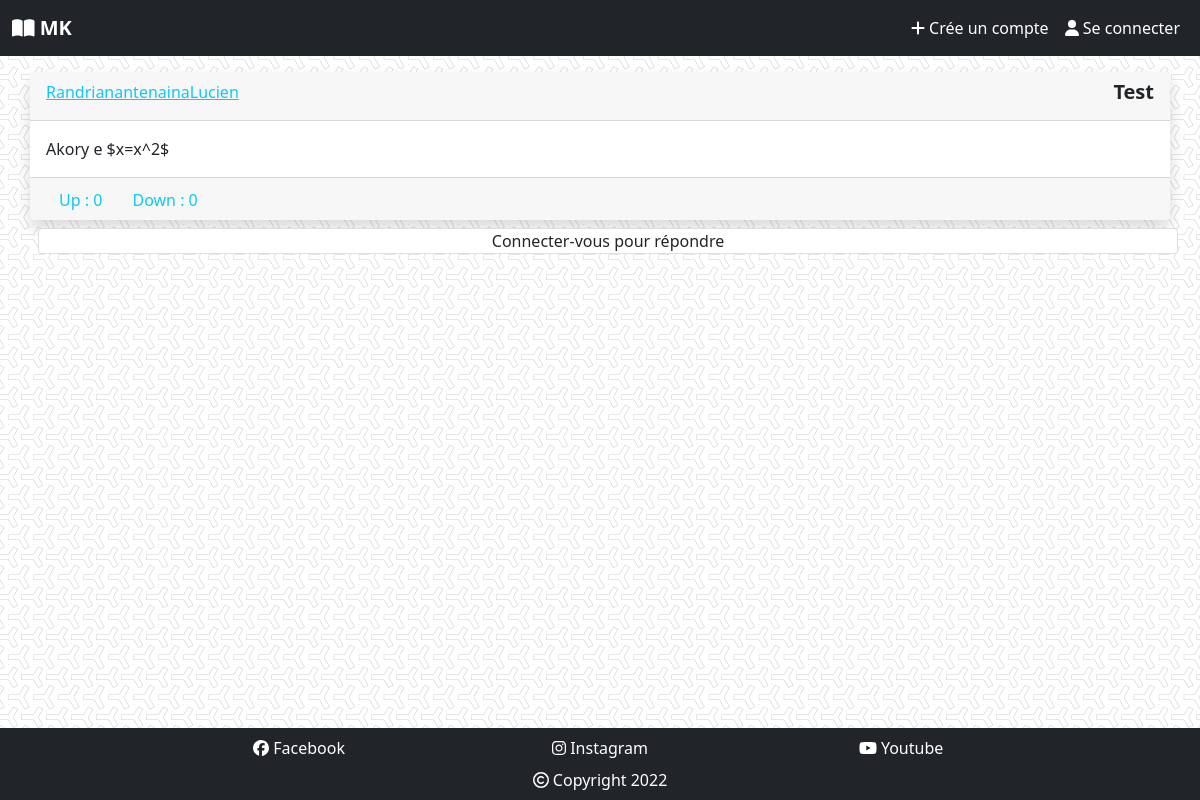
Page /forum/read/2/ on the earlier database version.
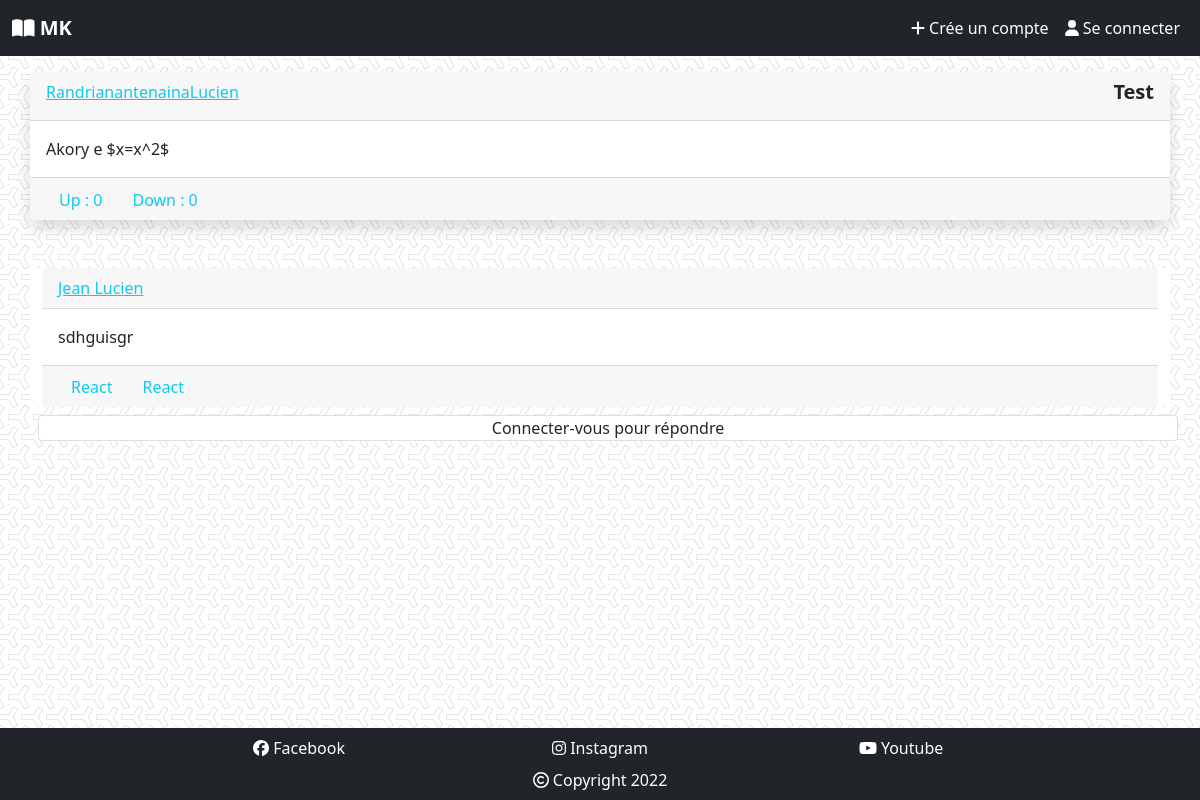
Same page on the later database version.
### forum/models.py (models this page shows, shortened)
class Post(models.Model):
    titlePost = models.CharField(max_length=50, blank=False)
    contentPost = models.TextField(blank=False)
    authorPost = models.ForeignKey(User, on_delete=models.CASCADE)
    datePost = models.DateTimeField(auto_now=True)
    lastModificationPost = models.DateTimeField(auto_now=True)

class PostComment(models.Model):
    contentComment = models.TextField(max_length=1000, blank=False)
    commentPost = models.ForeignKey(Post, on_delete=models.CASCADE)
    commentAuthor = models.ForeignKey(User, on_delete=models.CASCADE)

### forum/views.py (the view)
# urls.py: path('read/<int:pk>/', views.ReadPost.as_view(), name='read'),  # READ
class ReadPost(DetailView):
    model = Post
    context_object_name = "Post"
    template_name = "forum/post_read.html"
    def get_context_data(self, **kwargs):
        context = super().get_context_data(**kwargs)
        Reaction = {'up': context['Post'].reaction_set.filter(up=1).count(
        ), 'down': context['Post'].reaction_set.filter(down=1).count()}
        context['Reaction'] = Reaction
        return context

### templates/forum/post_read.html (shortened to what this page needs)
{% extends 'base.html' %} {% load static%}
{% block corps%}
<div class="card border-0 shadow p-0">
    <div class="card-header d-flex justify-content-between">
        <a href="" class="text-info d-block">{% if Post.authorPost.first_name != "" %}{{Post.authorPost.first_name}}{{Post.authorPost.last_name | truncatewords:3}}{% else %}{{Post.authorPost}}{% endif %} </a>
        <h5 class="text-center fw-bold card-titre">{{ Post.titlePost }}</h5>
    </div>
    <div class="card-body">{{Post.contentPost}}</div>
    <div class="card-footer d-flex justify-content-between">
        <div>
            <a
            href="{% url 'forum_app:reaction' pk=Post.pk reactionType='up' %}"
            class="btn card-link-read-post text-info text-decoration-none d-inline text-center"
            >Up : {{ Reaction.up }}</a
        >
        <a
            href="{% url 'forum_app:reaction' pk=Post.pk reactionType='down' %}"
            class="btn card-link-read-post text-info text-decoration-none d-inline text-center"
            >Down : {{ Reaction.down }}</a
        >
        </div>
    </div>
</div>
{% if Post.postcomment_set.all %}
{% for comment  in Post.postcomment_set.all %}
<div class="comment mt-5 bg-white">
    <div class="card-header d-flex justify-content-between">
        <a href="" class="text-info d-block">{% if comment.commentAuthor.first_name != "" %}{{comment.commentAuthor.first_name}}{{comment.commentAuthor.last_name | truncatewords:3}}{% else %}{{comment.commentAuthor}}{% endif %} </a>
    </div>
    <div class="card-body">{{comment.contentComment}}</div>
    <div class="card-footer d-flex justify-content-between">
        <div>
            <a
            href=""
            class="btn card-link-read-post text-info text-decoration-none d-inline text-center"
            >React</a
            >
            <a
            href=""
            class="btn card-link-read-post text-info text-decoration-none d-inline text-center"
            >React</a
            >
        </div>
    </div>
</div>
{% endfor %}
{% endif %}
{% if user.is_authenticated %}
<div class="mt-5 m-auto form-group has-warning has-feddback">
    <form action="{% url 'forum_app:commenter' Post.pk %}" method="post">
        {% csrf_token %}
        <textarea
        id=""
        class="form-control mb-3"
        style="height: 100px"
        name="commentaire"
        ></textarea>
        <input
        type="submit"
        value="Commenter"
        class="form-control btn btn-primary"
        />
    </form>
</div>
{% else %}
<div class="card card-info  text-center m-sm-2 mb-1 mt-1">
	Connecter-vous pour répondre
</div>
{% endif %}
{% endblock %}

### templates/base.html (shortened to what this page needs)
{% load static%}
<!DOCTYPE html>
<html lanh="fr">
<head>
    <link href="{% static 'bs5/css/bootstrap.min.css'%}" rel="stylesheet" />
    <link rel="stylesheet" href="{% static 'fontawesome/css/all.min.css'%}" />
    <link href="{% static 'css/styles.css'%}" rel="stylesheet" />
</head>
<body>
    <nav class="navbar navbar-expand-md navbar-dark bg-dark fixed-top">
        <div class="container-xxl">
            <a href="{% url 'forum_app:index' %}" class="navbar-brand">
                <span class="fw-bold"><i class="fas fa-book-open"></i> MK </span>
            </a>
            <div class="collapse navbar-collapse justify-content-end align-center" id="main-nav">
                <ul class="navbar-nav">
                    {% if user.is_authenticated %}
                    <li class="nav-item d-md-none">
                        <a href="" class="nav-link text-white"><i class="fas fa-user"></i> Profile</a>
                    </li>
                    <li class="nav-item d-md-none">
                        <a href="{% url 'forum_app:create' %}" class="nav-link text-white"><i class="fas fa-plus"></i>
                            Publier</a>
                    </li>
                    <li class="nav-item">
                        <a href="#" class="nav-link text-white"><i class="fas fa-cog"></i> Paramètre</a>
                    </li>
                    <li class="nav-item">
                        <a href="{% url 'user_app:logout' %}" class="nav-link text-white"><i
                                class="fas fa-sign-out-alt"></i> Déconnexion</a>
                    </li>
                    {% else %}
                    <li class="nav-item">
                        <a href="{% url 'user_app:create' %}" class="nav-link text-white"><i class="fas fa-plus"></i>
                            Crée un compte</a>
                    </li>
                    <li class="nav-item">
                        <a href="{% url 'user_app:login' %}" class="nav-link text-white"><i class="fas fa-user"></i> Se
                            connecter</a>
                    </li>
                    {% endif %}
                </ul>
            </div>
        </div>
    </nav>
    {% block main %}
    <main>
        <div class="container">
            <div class="row">
                    {% block corps %} {% endblock%}
            </div>
        </div>
    </main>
    {% endblock main%}
    <footer class="footer mt-5 p-2 bg-dark">
        <div class="container-lg">
            <div class="row gap-3 justify-content-center mb-2">
                <div class="col-lg-3 text-white text-center">
                    <i class="fab fa-facebook"></i> Facebook
                </div>
                <div class="col-lg-3 text-white text-center">
                    <i class="fab fa-instagram"></i> Instagram
                </div>
                <div class="col-lg-3 text-white text-center">
                    <i class="fab fa-youtube"></i> Youtube
                </div>
            </div>
            <div class="row">
                <div class="col-lg-12 text-white">
                    <div class="text-center">
                        <i class="far fa-copyright"></i> Copyright 2022
                    </div>
                </div>
            </div>
        </div>
    </footer>
</body>
</html>

### static/css/styles.css (style rules this page uses)
html { position: relative; }
body { padding-top: 4.5rem; background-image: url("../img/bg.png"); }
main { min-height: 76vh; }
.footer { width: 100%; }

Differences in the rows shown:
added PostComment: commentAuthor.first_name "Jean Lucien", contentComment "sdhguisgr"
